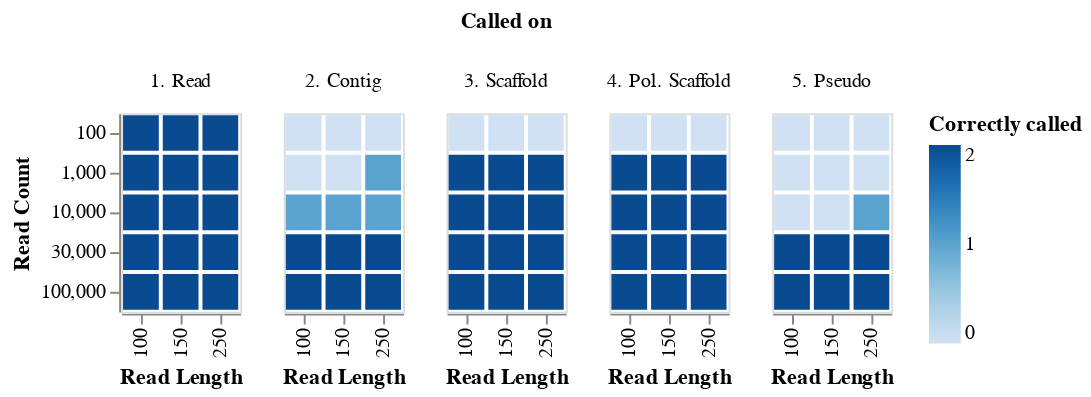

Notebook code for this chart:
### Code cell
sort_order = ['read', 'contig', 'scaffold', 'polished_scaffold', 'pseudo']

alt.Chart(calls).mark_bar().encode(
    y=alt.Y('read_number:O', axis=alt.Axis(format=',.0f'), title='Read Count'),
    x=alt.X('read_length:O', title='Read Length'),
    color=alt.Color('sum(correct_call):Q', title='Correctly called', legend=alt.Legend(orient='right')),
    # color=alt.Color('sum(correct_call):Q', title='Correctly called', legend=alt.Legend(orient='right', format='.0%')),
    column=alt.Column('state', title='Called on'),
    tooltip=['sum(correct_call)', 'count(correct_call)', 'fraction:Q']
).save(snakemake.output[0])

### Figure 1 — Vega-Lite specification as saved in the notebook (floating-point values rounded to 4 significant figures; data arrays with more than 128 entries replaced by an {"elided": "..."} marker saying what was removed)
{"config": {"view": {"continuousWidth": 400, "continuousHeight": 300}}, "data": {"name": "data-c5a455e5d3a2ca70c813722009e842ce"}, "mark": "bar", "encoding": {"color": {"type": "quantitative", "aggregate": "sum", "field": "correct_call", "legend": {"orient": "right"}, "title": "Correctly called"}, "column": {"type": "nominal", "field": "state", "title": "Called on"}, "tooltip": [{"type": "nominal", "aggregate": "sum", "field": "correct_call"}, {"type": "nominal", "aggregate": "count", "field": "correct_call"}, {"type": "quantitative", "field": "fraction"}], "x": {"type": "ordinal", "field": "read_length", "title": "Read Length"}, "y": {"type": "ordinal", "axis": {"format": ",.0f"}, "field": "read_number", "title": "Read Count"}}, "$schema": "https://vega.github.io/schema/vega-lite/v4.8.1.json", "datasets": {"data-c5a455e5d3a2ca70c813722009e842ce": {"elided": "150 records"}}}
